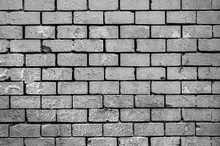
%> input picture Week 7/img2/10.jpg, 220 x 146 px, shrunk from 275 x 183 before the run; its folder holds only this picture in this run
$ octave lab7_0.m   (GNU Octave 9; MATLAB toolbox functions it lacks are replaced by stand-ins)
%> lines starting %> are read from the running program, lines starting %| are printed output that depends on the picture
### Week 7/getTamuraFeatures.m
function feat = getTamuraFeatures(imgFilePath)
%> called with imgFilePath = './img2/10.jpg'
%GETTAMURAFEATURES Extracts the Tamura features of the given image
%   Returns Tamura Features of the given image as a 1x6 matrix in order of
%   Contrast,Directionality,Coarseness,Linelikeness,Regularity,Roughness
%   References:
%   https://github.com/MarshalLeeeeee/Tamura-In-Python/tree/master/referenced-matlab-code

feat = double(zeros(1,6));
img = imread(imgFilePath);
%> img is the input picture: size 146x220x3 uint8; min 0, max 255, mean 139.8
img = im2gray(img);
%> img: size 146x220 uint8

DLMI = double(img(:)); % Double Linear Matrix Image

% Contrast
alpha = 0.25;
feat(1, 1) = var(DLMI)/(kurtosis(DLMI)^alpha);
% Directionality
[feat(1, 2), sita] = directionality(img);
% Coarseness
feat(1, 3) = coarseness(img, 5);
% Linelikeness
feat(1, 4) = linelikeness(img, sita, 4);
% Regularity
feat(1, 5) = regularity(img, 64);
% Roughness
feat(1, 6) = feat(1, 1) + feat(1, 3);

end

### Week 7/directionality.m
%调用举例：
%image=rgb2gray(imread('example.jpg'));
%[Fdir,sita]=directionality(image)

%sita为各像素点的角度矩阵，在线性度中会用到，所以这里作为结果返回
function [Fdir,sita]=directionality(graypic)
[h w]=size(graypic);
%> h = 146; w = 220
%两个方向的卷积矩阵
GradientH=[-1 0 1;-1 0 1;-1 0 1];
GradientV=[ 1 1 1;0 0 0;-1 -1 -1];
%卷积，取有效结果矩阵
MHconv=conv2(graypic,GradientH);
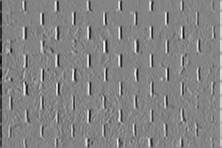
%> MHconv: size 148x222 double; min -669, max 625, mean 0; drawn with min black and max white
MH=MHconv(3:h,3:w);
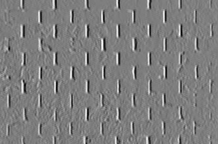
%> MH: size 144x218 double; min -611, max 625, mean 0.6; drawn with min black and max white
MVconv=conv2(graypic,GradientV);
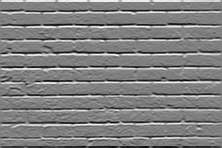
%> MVconv: size 148x222 double; min -626, max 617, mean 0; drawn with min black and max white
MV=MVconv(3:h,3:w);
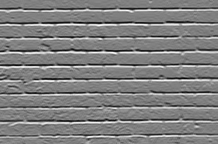
%> MV: size 144x218 double; min -626, max 617, mean -0.8; drawn with min black and max white
%向量模
MG=(abs(MH)+abs(MV))./2;
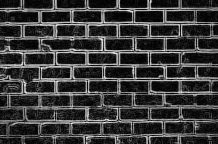
%> MG: size 144x218 double; min 0, max 370.5, mean 82.6; drawn with min black and max white
%有效矩阵大小
validH=h-2;
%> validH = 144
validW=w-2;
%> validW = 218
%各像素点的方向
for i=1:validH
    for j=1:validW
        sita(i,j)=atan(MV(i,j)/MH(i,j))+(pi/2);
    end
end
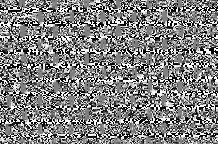
%> sita: size 144x218 double; 0.01% of the values are NaN or infinite; the others: min 0, max 3.14, mean 1.58; drawn with min black, max white, NaN and infinite black
n=16;
t=12;
Nsita=zeros(1,n);
%构造方向的统计直方图
for i=1:validH
    for j=1:validW
        for k=1:n
            if sita(i,j)>=(2*(k-1)*pi/2/n) && sita(i,j)<((2*(k-1)+1)*pi/2/n) && MG(i,j)>=t
                Nsita(k)=Nsita(k)+1;
            end
        end
    end
end
%> after the loop, Nsita = [2931 1063 694 573 583 490 548 758 1170 572 519 536 636 674 789 1493]
for k=1:n
    HD(k)=Nsita(k)/sum(Nsita(:));
end
%> after the loop, HD = [0.209 0.0758 0.0495 0.0408 0.0416 0.0349 0.0391 0.054 0.0834 0.0408 0.037 0.0382 0.0453 0.048 0.0562 0.106]
%假设每幅图片只有一个方向峰值，为计算方便简化了原著
[maxvalue,FIp]=max(HD);
%> maxvalue = 0.209; FIp = 1
Fdir=0;
for k=1:n
    Fdir=Fdir+(k-FIp)^2*HD(k);%公式与原著有改动
end
%> this loop made 16 passes
%> Fdir on passes 1 to 12: 0, 0.0758, 0.274, 0.641, 1.31, 2.18, 3.59, 6.23, 11.57, 14.87, 18.57, 23.2
end

### Week 7/coarseness.m
%调用举例：
%image=rgb2gray(imread('example.jpg'));
%f=coarseness(image,5)
function Fcrs = coarseness( graypic,kmax )%graphic为待处理的灰度图像，2^kmax为最大窗口
[h,w]=size(graypic); %获取图片大小
A=zeros(h,w,2^kmax); %平均灰度值矩阵A
%计算有效可计算范围内每个点的2^k邻域内的平均灰度值
for i=2^(kmax-1)+1:h-2^(kmax-1)
    for j=2^(kmax-1)+1:w-2^(kmax-1)
        for k=1:kmax
            A(i,j,k)=mean2(graypic(i-2^(k-1):i+2^(k-1)-1,j-2^(k-1):j+2^(k-1)-1));
        end
    end
end
%对每个像素点计算在水平和垂直方向上不重叠窗口之间的Ak差
for i=1+2^(kmax-1):h-2^(kmax-1)
    for j=1+2^(kmax-1):w-2^(kmax-1)
        for k=1:kmax
            Eh(i,j,k)=abs(A(i+2^(k-1),j,k)-A(i-2^(k-1),j));
            Ev(i,j,k)=abs(A(i,j+2^(k-1),k)-A(i,j-2^(k-1)));
        end
    end
end
%对每个像素点计算使E达到最大值的k
for i=2^(kmax-1)+1:h-2^(kmax-1)
    for j=2^(kmax-1)+1:w-2^(kmax-1)
        [maxEh,p]=max(Eh(i,j,:));
        [maxEv,q]=max(Ev(i,j,:));
        if maxEh>maxEv
            maxkk=p;
        else
            maxkk=q;
        end
        Sbest(i,j)=2^maxkk; %每个像素点的最优窗口大小为2^maxkk
    end
end
%所有Sbest的均值作为整幅图片的粗糙度
Fcrs=mean2(Sbest);
end

### Week 7/lab7_0.m
% Implement a CBIR using Tamura features and Euclidean distance metric.


clc;
imgFiles = dir(getImgFilePath("*.jpg"));

% Variables
resultFile = 'lab7_1.xlsx';
total_images = numel(imgFiles);
total_features = 6;
dataset = zeros(total_images, total_features+1);
queryImgFileName = imgFiles(1).name;
%> the run ends on the next line
queryImgFeatures = getTamuraFeatures(getImgFilePath(queryImgFileName));
% [49 lines not run here, left out]
function filePath = getImgFilePath(imgName)
     imgSetPath = "./img2/";
    filePath = sprintf('%s%s', imgSetPath, imgName);
end
